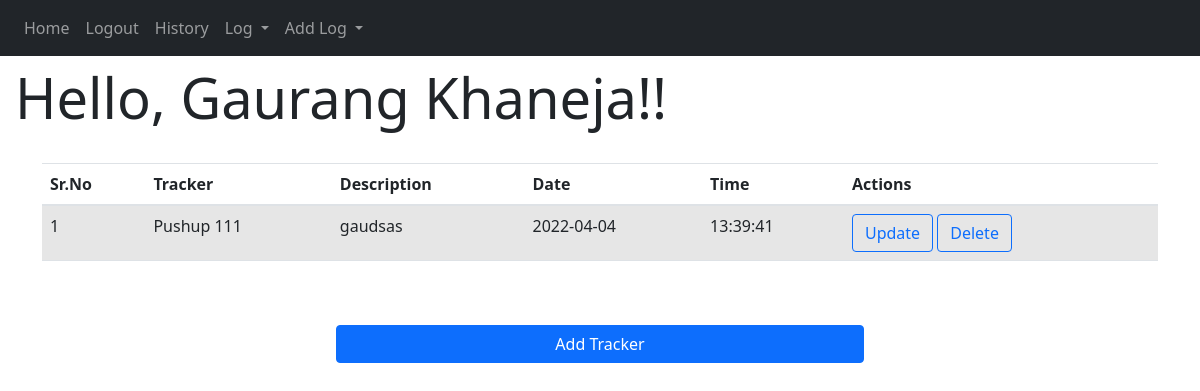
Screenshot of / (signed in) with the database file from the repository.
### Project/website/models.py (models this page shows)
class User(db.Model,UserMixin):
    id = db.Column(db.Integer, primary_key=True)
    email = db.Column(db.String(100), unique=True)
    password = db.Column(db.String(100))
    first_name = db.Column(db.String(100))
    last_name = db.Column(db.String(100))
    timeStamp_user = db.Column(db.DateTime, default=datetime.utcnow())
    tracker = db.relationship('Tracker')
    log = db.relationship('Log')
    history = db.relationship('History')

class Tracker(db.Model):
    id = db.Column(db.Integer, primary_key=True)
    name = db.Column(db.String(100))
    description = db.Column(db.String(200))
    tracker_type = db.Column(db.String(200))
    settings = db.Column(db.String(100))
    date = db.Column(db.String(100))
    time = db.Column(db.String(100))
    timeStamp_tracker = db.Column(db.DateTime,default=datetime.utcnow())
    user_id = db.Column(db.Integer, db.ForeignKey('user.id'))
    log = db.relationship('Log')

### Project/website/views.py (the view)
@views.route('/',methods=['GET', 'POST'])
@login_required
def home():
    return render_template("home.html",user=current_user)

### Project/website/__init__.py (called while the page is built)
def create_app():
    app = Flask(__name__)
    app.config['SECRET_KEY'] = 'qmzpocnfhtuem '
    app.config["SQLALCHEMY_DATABASE_URI"] = f'sqlite:///{DB_NAME}'
    db.init_app(app)
    from .views import views
    from .auth import auth
    app.register_blueprint(views,url_prefix='/')
    app.register_blueprint(auth,url_perfix="/")
    from .models import User
    create_database(app)
    login_manager = LoginManager()
    login_manager.login_view = 'auth.login'
    login_manager.init_app(app)
    @login_manager.user_loader
    def load_user(id):
        return User.query.get(int(id))
    return app

### Project/website/templates/home.html (shortened to what this page needs)
{% extends "base.html" %}
{% block content %}
<h1 class="display-4" style="margin-top: 8px; margin-left: -27px;" xmlns="http://www.w3.org/1999/html">Hello, {{user.first_name}} {{user.last_name}}!!</h1>
<br>
{% if user.tracker|length == 0 %}
<div class="alert alert-primary" role="alert">
No Tracker. Create new tracker by clicking below
</div>
{% else %}
<table class="table table-striped">
  <thead>
    <tr>
      <th scope="col">Sr.No</th>
      <th scope="col">Tracker</th>
      <th scope="col">Description</th>
      <th scope="col">Date</th>
      <th scope="col">Time</th>
      <th scope="col">Actions</th>
    </tr>
  </thead>
  <tbody>
  {% for tracker in user.tracker %}
    <tr>
      <td>{{loop.index}}</td>
      <td>{{tracker.name}}</td>
      <td>{{tracker.description}}</td>
      <td>{{tracker.date}}</td>
      <td>{{tracker.time}}</td>
      <td><a href="{{url_for('views.update_tracker', id = tracker.id)}}" type="button" class="btn btn-outline-primary">Update</button></a>
      <a href="{{url_for('auth.delete_tracker', id = tracker.id)}}" type="button" class="btn btn-outline-primary">Delete</button></a>
      </td>
    </tr>
  {% endfor%}
  </tbody>
</table>
{% endif %}
<br>
<br>
<div class="d-grid gap-2 col-6 mx-auto">
  <a href="/add-tracker" class="btn btn-primary" type="button">Add Tracker</button></a>
</div>
{% endblock %}

### rows the page displays
User: first_name "Gaurang", last_name "Khaneja"
Tracker: name "Pushup 111", description "gaudsas", date "2022-04-04", time "13:39:41"
